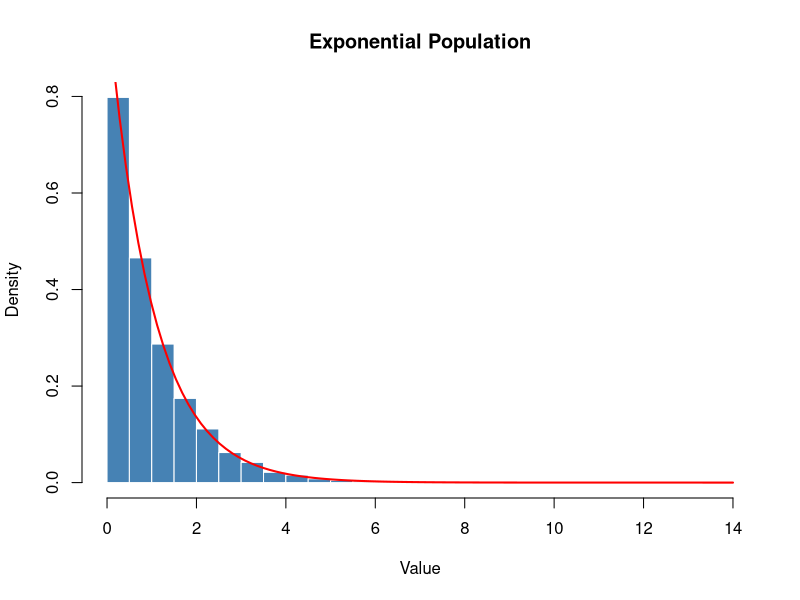
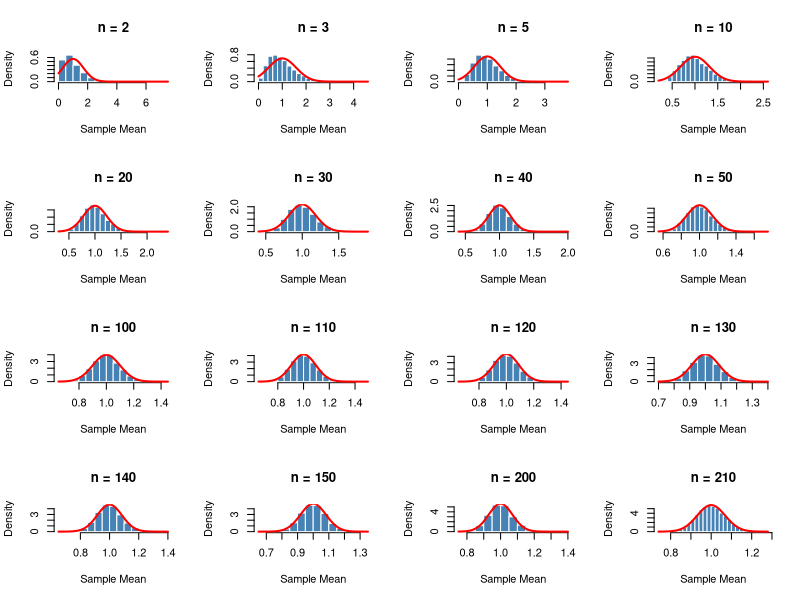
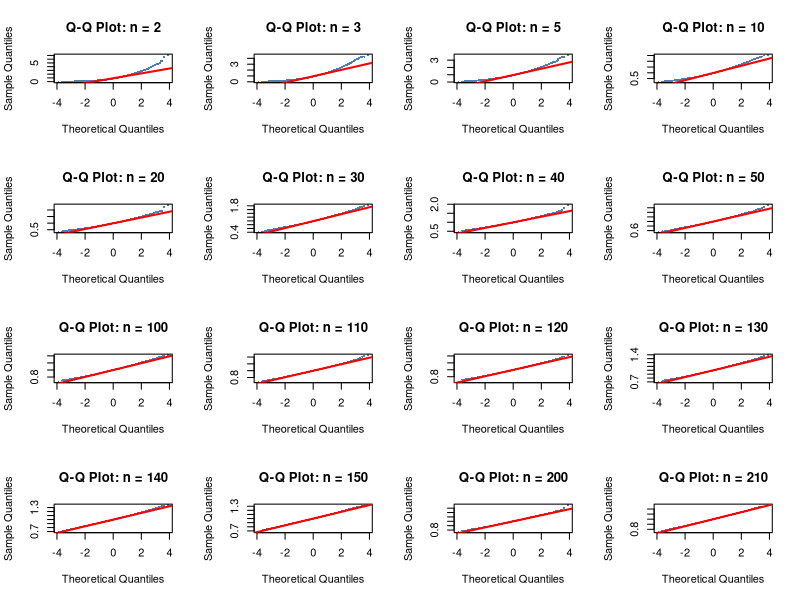

Recreate these plots in R, in order.
## ---- chunk 1
student_id <- 3491
set.seed(student_id)

population <- rexp(10000, rate = 1)

hist(
  population,
  breaks = 30,
  probability = TRUE,
  main = "Exponential Population",
  xlab = "Value",
  col = "steelblue",
  border = "white"
)

curve(
  dexp(x, rate = 1),
  add = TRUE,
  col = "red",
  lwd = 2
)
## ---- chunk 2
# sample size to test
sample_sizes <- c(2, 3, 5, 10, 20, 30, 40, 50, 100, 110, 120, 130, 140, 150, 200, 210)

# number of repeated samples
num_simulations <- 10000

# function to simulate sample means
simulate_means <- function(n) {
  replicate(
    num_simulations,
    mean(rexp(n, rate = 1))
  )
}

# run the simulation for every sample size

simulation_results <- lapply(sample_sizes, simulate_means)

# name each result by its sample size
names(simulation_results) <- sample_sizes

## ---- chunk 3
#| fig-width: 14
#| fig-height: 12

par(mfrow = c(4, 4))

for (n in sample_sizes) {
  hist(
    simulation_results[[as.character(n)]],
    breaks = 20,
    probability = TRUE,
    main = paste("n =", n),
    col = "steelblue",
    border = "white",
    xlab = "Sample Mean"
  )
  
  curve(
    dnorm(x, mean = 1, sd = 1 / sqrt(n)),
    add = TRUE,
    col = "red",
    lwd = 2
  )
}

par(mfrow = c(1, 1))
## ---- chunk 4
#| fig-width: 14
#| fig-height: 12

par(mfrow = c(4, 4))

for (n in sample_sizes) {
  qqnorm(
    simulation_results[[as.character(n)]],
    main = paste("Q-Q Plot: n =", n),
    col = "steelblue",
    pch = 16,
    cex = 0.4
  )
  
  qqline(
    simulation_results[[as.character(n)]],
    col = "red",
    lwd = 2
  )
}

par(mfrow = c(1, 1))
## ---- chunk 5
# function to calculate skewness
skew <- function(x) {
  m3 <- mean((x - mean(x))^3)
  m2 <- mean((x - mean(x))^2)
  m3 / m2^(3/2)
}

# function to calculate excess kurtosis
kurt <- function(x) {
  m4 <- mean((x - mean(x))^4)
  m2 <- mean((x - mean(x))^2)
  m4 / m2^2 - 3
}

results_table <- data.frame(
  sample_size = sample_sizes,
  
  simulated_mean = round(
    sapply(simulation_results, mean), 3
  ),
  
  simulated_se = round(
    sapply(simulation_results, sd), 3
  ),
  
  theoretical_se = round(
    1 / sqrt(sample_sizes), 3
  ),
  
  skewness = round(
    sapply(simulation_results, skew), 3
  ),
  
  excess_kurtosis = round(
    sapply(simulation_results, kurt), 3
  )
)

results_table
